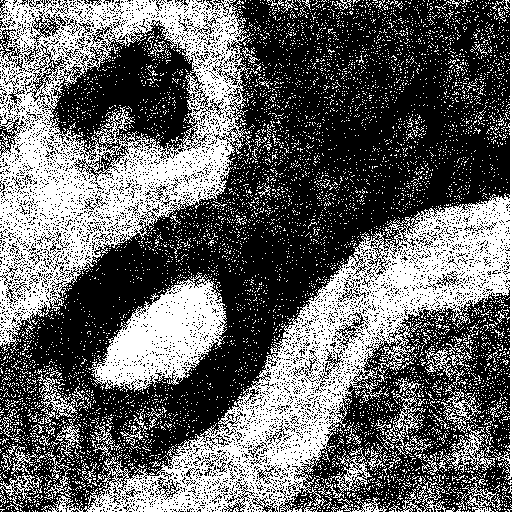
%> input picture Golf_green_Verlet_simulator_phase-space/bimodal.png, 512 x 512 px
$ octave smoother.m   (GNU Octave 9; MATLAB toolbox functions it lacks are replaced by stand-ins)
%> lines starting %> are read from the running program, lines starting %| are printed output that depends on the picture; in (x1, y1, x2, y2) boxes, pixels count from 0 and x2, y2 are one past the last pixel; in counts of white or black regions, pixels touching at a corner belong together; the program's own positions count from 1
name='bimodal.png'
raw=double(imread(name));
%> raw: size 512x512x3 double; 40.1% white; 7100 white regions (6998 under 20 px), largest, box (x1, y1, x2, y2) and area: (0, 0, 251, 351) 36757, (41, 0, 512, 512) 35678, (88, 272, 227, 392) 8323
rawgray=raw(:,:,1);
smoothgray=imgaussfilt(rawgray,70);
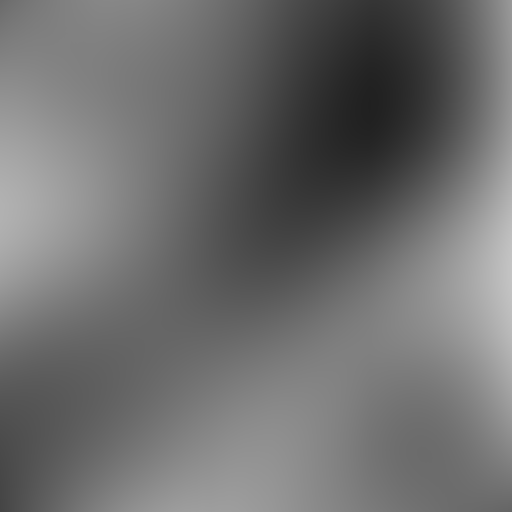
%> smoothgray: size 512x512 double; min 32.84, max 196.3, mean 110.9
figure()
surf(rawgray,'edgecolor','none')
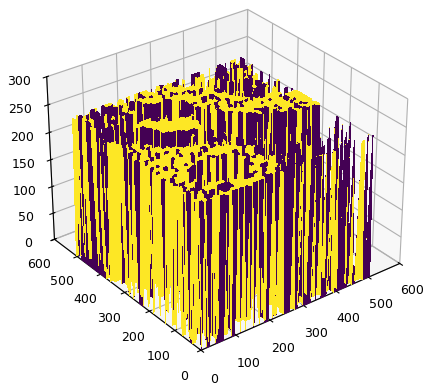
%> figure redrawn from the program's plot data
figure()
surf(smoothgray,'edgecolor','none')
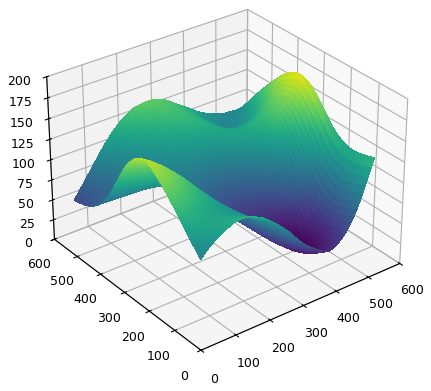
%> figure redrawn from the program's plot data
imwrite(uint16(smoothgray*255),['green' name '.tiff']);
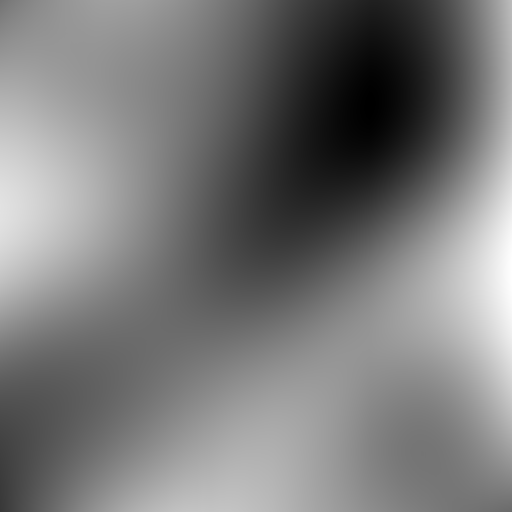
%> saved as greenbimodal.png.tiff: size 512x512 uint16; min 8373, max 50060, mean 28285.3; drawn with min black and max white
%> (the run ends here)

$ run again, with Golf_green_Verlet_simulator_phase-space/testgreen.tiff saved as Golf_green_Verlet_simulator_phase-space/bimodal.png
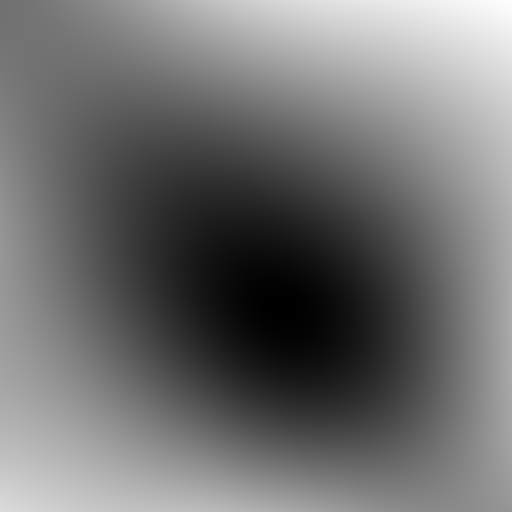
%> input picture Golf_green_Verlet_simulator_phase-space/testgreen.tiff, 512 x 512 px
%> `surf(rawgray,'edgecolor','none')`:
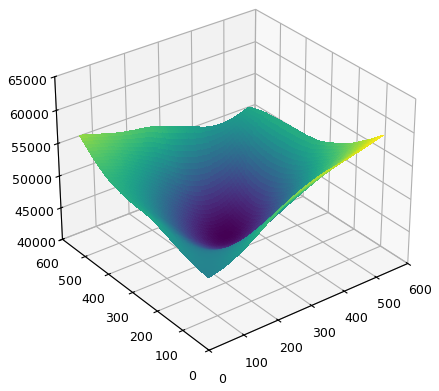
%> figure redrawn from the program's plot data
%> `surf(smoothgray,'edgecolor','none')`:
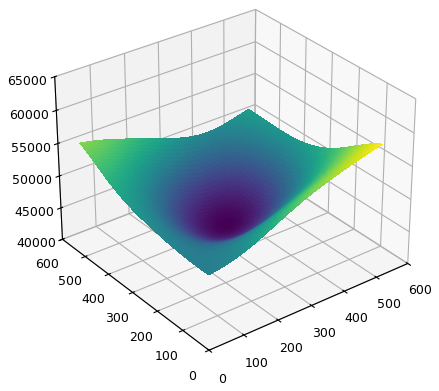
%> figure redrawn from the program's plot data

$ run again, with Golf_green_Verlet_simulator_phase-space/greencone.tiff saved as Golf_green_Verlet_simulator_phase-space/bimodal.png
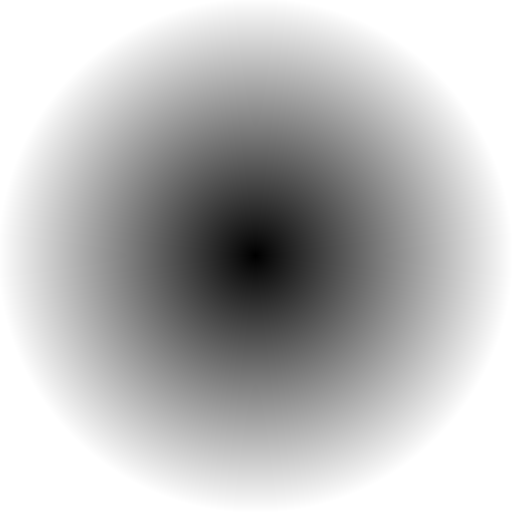
%> input picture Golf_green_Verlet_simulator_phase-space/greencone.tiff, 512 x 512 px
%> `smoothgray=imgaussfilt(rawgray,70);`:
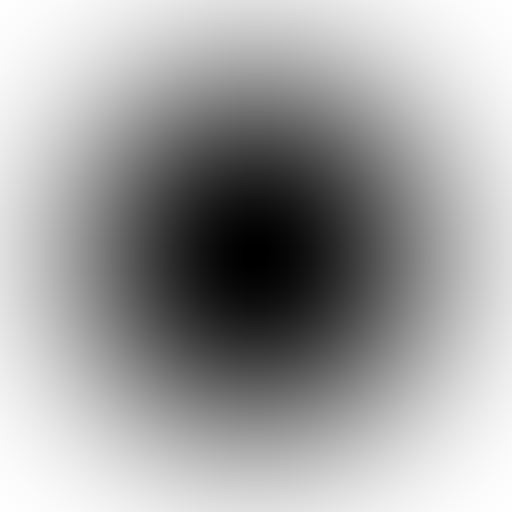
%> smoothgray: size 512x512 double; min 20148, max 65320.5, mean 49011; drawn with min black and max white
%> `surf(smoothgray,'edgecolor','none')`:
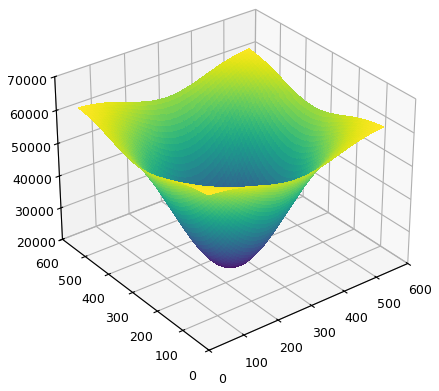
%> figure redrawn from the program's plot data

$ run again, with Golf_green_Verlet_simulator_phase-space/greenconeinv.tiff saved as Golf_green_Verlet_simulator_phase-space/bimodal.png
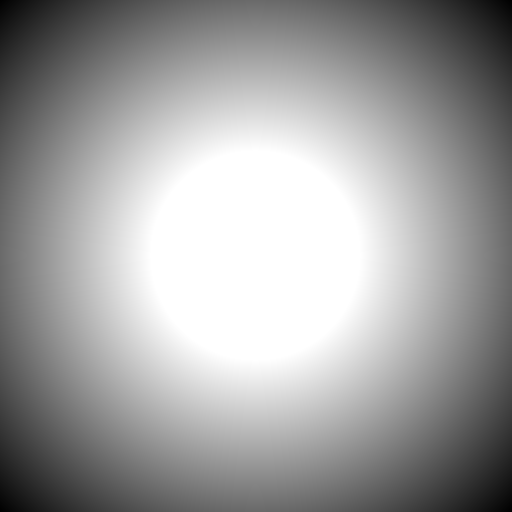
%> input picture Golf_green_Verlet_simulator_phase-space/greenconeinv.tiff, 512 x 512 px
%> `smoothgray=imgaussfilt(rawgray,70);`:
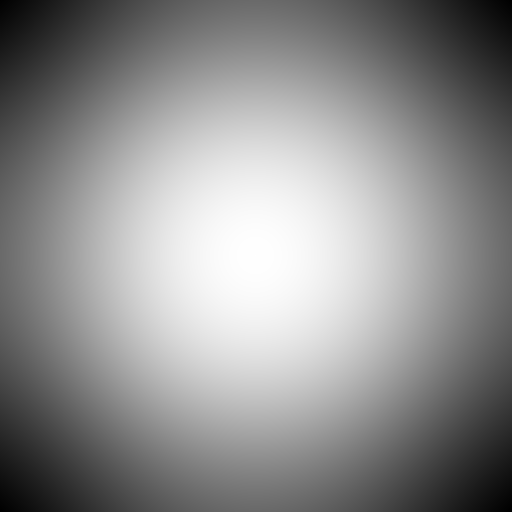
%> smoothgray: size 512x512 double; min 8590.8, max 64063.5, mean 39593.3; drawn with min black and max white
%> `surf(smoothgray,'edgecolor','none')`:
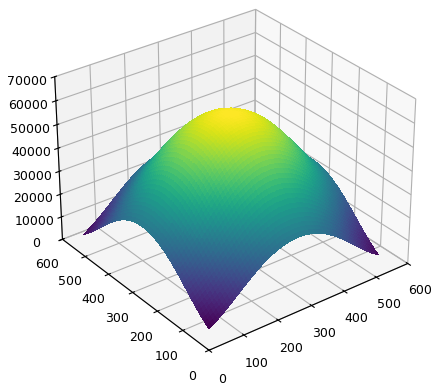
%> figure redrawn from the program's plot data
